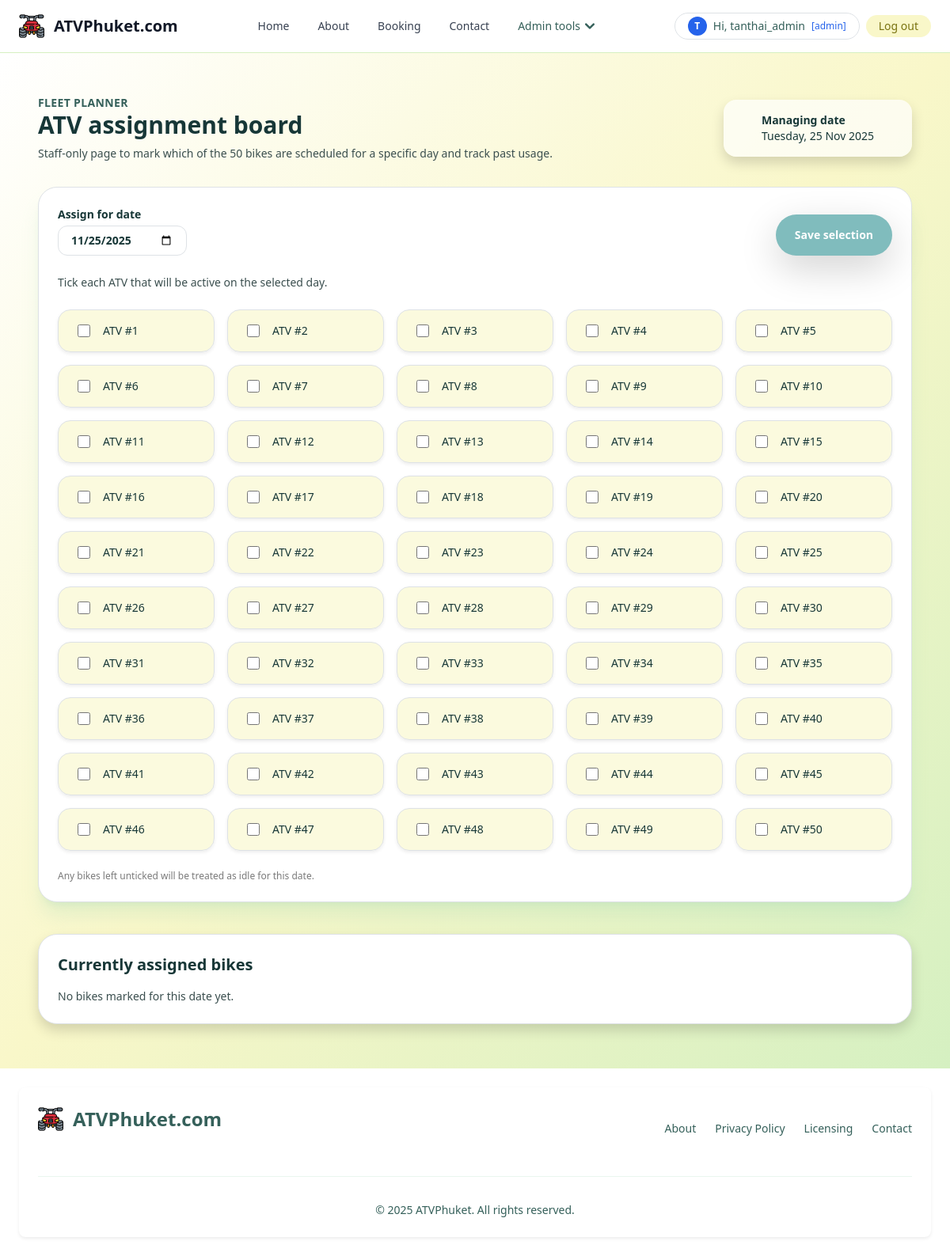
The app's page /fleet/bikes/ (signed in), older data.
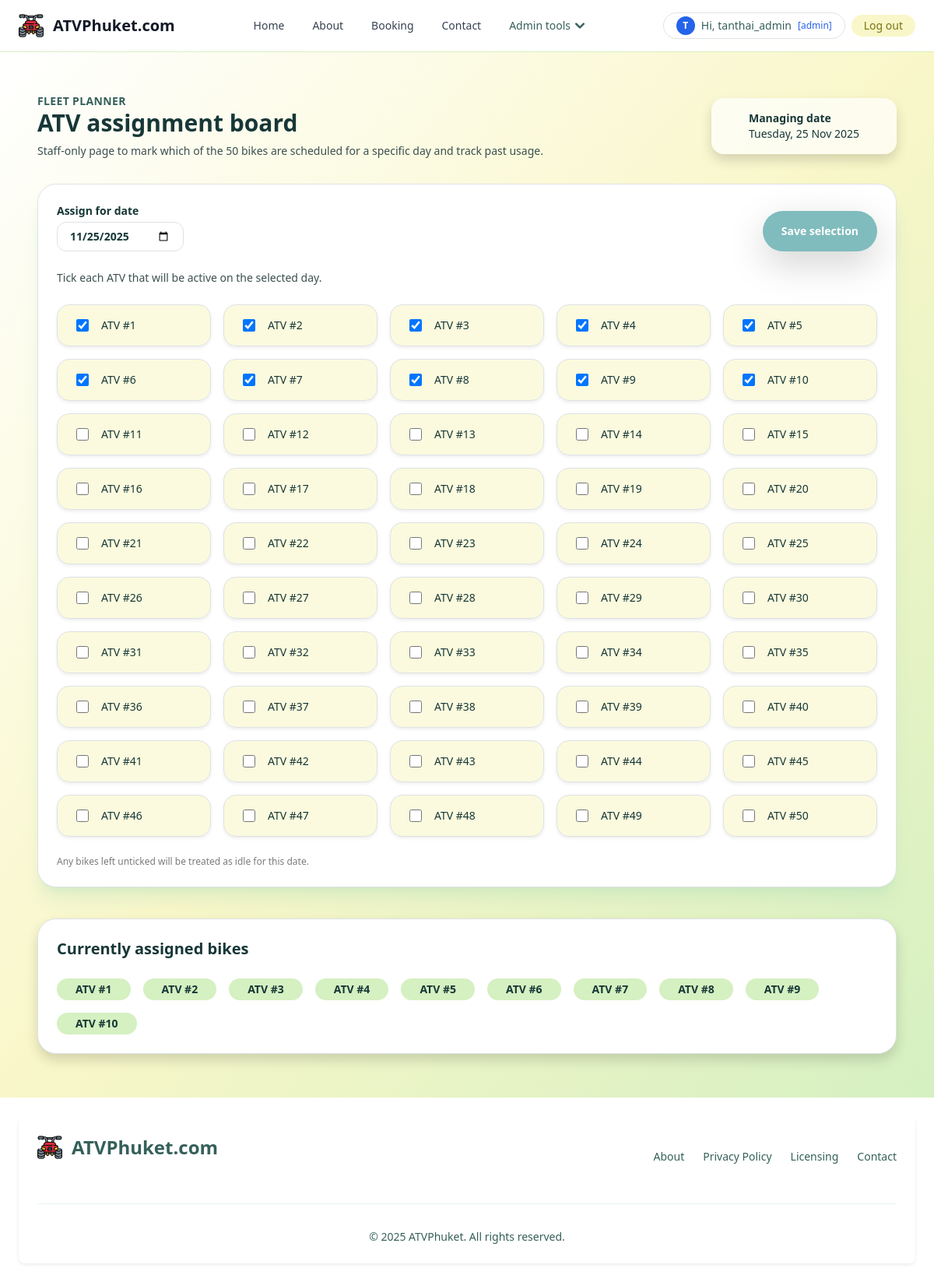
The same page, newer data.
### myapp/models.py (models this page shows, shortened)
class Bike(models.Model):
    number = models.PositiveIntegerField(unique=True)
    nickname = models.CharField(max_length=80, blank=True)
    class Meta:
        ordering = ["number"]

class BikeAssignment(models.Model):
    bike = models.ForeignKey(Bike, on_delete=models.CASCADE, related_name="assignments")
    date = models.DateField()
    note = models.CharField(max_length=200, blank=True)
    assigned_by = models.ForeignKey(User, on_delete=models.CASCADE, related_name="bike_assignments")
    created_at = models.DateTimeField(auto_now_add=True)
    updated_at = models.DateTimeField(auto_now=True)
    class Meta:
        unique_together = ("bike", "date")
        ordering = ["-date", "bike__number"]

### myapp/views.py (the view, shortened to what this page needs)
# urls.py: path('fleet/bikes/', views.bike_usage_dashboard, name='bike-usage-page'),
@login_required
def bike_usage_dashboard(request: HttpRequest) -> HttpResponse:
    if not (request.user.is_staff or request.user.is_superuser):
        return HttpResponseForbidden("Staff access only")
    bikes = list(Bike.objects.order_by("number"))
    def parse_date(value: str | None):
        if not value:
            return timezone.localdate()
        try:
            return datetime.strptime(value, "%Y-%m-%d").date()
        except (TypeError, ValueError):
            return timezone.localdate()
    manage_date_str = request.GET.get("manage_date")
    manage_date = parse_date(manage_date_str)
    assignments_for_date = (
        BikeAssignment.objects.filter(date=manage_date)
        .select_related("bike", "assigned_by")
        .order_by("bike__number")
    )
    selected_ids = {assignment.bike_id for assignment in assignments_for_date}
    context = {
        "bikes": bikes,
        "manage_date": manage_date,
        "selected_ids": selected_ids,
        "assignments_for_date": assignments_for_date,
    }
    return render(request, "myapp/bike_usage.html", context)

### myapp/template/myapp/bike_usage.html (shortened to what this page needs)
{% extends 'myapp/base.html' %}
{% load static %}
{% block content %}
<script src="https://cdn.tailwindcss.com"></script>
<section class="bg-gradient-to-br from-white via-[#F9F7C9] to-[#D5F0C1]">
  <div class="mx-auto max-w-6xl px-4 py-14 sm:px-6 lg:px-8">
    <div class="flex flex-col gap-4 md:flex-row md:items-center md:justify-between">
      <div>
        <p class="text-sm font-semibold uppercase tracking-wide text-[#35605A]">Fleet planner</p>
        <h1 class="text-3xl font-bold text-[#173737]">ATV assignment board</h1>
        <p class="mt-2 text-sm text-[#3B4F4F]">Staff-only page to mark which of the 50 bikes are scheduled for a specific day and track past usage.</p>
      </div>
      <div class="rounded-2xl bg-white/70 px-5 py-3 text-sm text-[#173737] shadow">
        <p class="font-semibold">Managing date</p>
        <p>{{ manage_date|date:"l, d M Y" }}</p>
      </div>
    </div>
    <form method="post" class="mt-8 rounded-3xl border border-[#AAD9BB] bg-white p-6 shadow-xl shadow-[#AAD9BB]/30">
      <div class="flex flex-col gap-4 sm:flex-row sm:items-end sm:justify-between">
        <label class="flex flex-col text-sm font-semibold text-[#173737]">
          Assign for date
          <input type="date" name="assign_date" value="{{ manage_date|date:'Y-m-d' }}" class="mt-1 rounded-xl border border-[#D5F0C1] px-3 py-2 focus:border-[#80BCBD] focus:outline-none focus:ring-2 focus:ring-[#80BCBD]" required>
        </label>
        <button type="submit" class="inline-flex items-center justify-center rounded-full bg-[#80BCBD] px-6 py-3 text-sm font-semibold text-white shadow-lg shadow-[#80BCBD]/40 transition hover:bg-[#6AA4A5]">Save selection</button>
      </div>
      <p class="mt-4 text-sm text-[#3B4F4F]">Tick each ATV that will be active on the selected day.</p>
      <div class="mt-6 grid gap-3 sm:grid-cols-2 md:grid-cols-3 lg:grid-cols-5">
        {% for bike in bikes %}
        <label class="flex items-center gap-3 rounded-2xl border border-[#D5F0C1] bg-[#F9F7C9]/60 px-4 py-3 text-sm font-medium text-[#173737] shadow-sm">
          <input type="checkbox" name="bikes" value="{{ bike.id }}" class="h-4 w-4 rounded border-[#80BCBD] text-[#80BCBD] focus:ring-[#80BCBD]" {% if bike.id in selected_ids %}checked{% endif %}>
          ATV #{{ bike.number }}{% if bike.nickname %}<span class="text-xs text-[#4a6666]">({{ bike.nickname }})</span>{% endif %}
        </label>
        {% endfor %}
      </div>
      <p class="mt-4 text-xs text-[#7a7a7a]">Any bikes left unticked will be treated as idle for this date.</p>
    </form>
    <div class="mt-10 rounded-3xl border border-[#AAD9BB] bg-white p-6 shadow">
      <h2 class="text-xl font-bold text-[#173737]">Currently assigned bikes</h2>
      {% if assignments_for_date %}
      <div class="mt-4 flex flex-wrap gap-3">
        {% for assignment in assignments_for_date %}
        <span class="inline-flex items-center rounded-full bg-[#D5F0C1] px-4 py-1 text-sm font-semibold text-[#173737]">ATV #{{ assignment.bike.number }}</span>
        {% endfor %}
      </div>
      {% else %}
      <p class="mt-3 text-sm text-[#3B4F4F]">No bikes marked for this date yet.</p>
      {% endif %}
    </div>
  </div>
</section>
{% endblock content %}

Row changes from the older to the newer data that the page shows:
computed for Bike (number 1 of 50 on the later page): bikes "☐" → "☑"
computed for Bike (number 2 of 50 on the later page): bikes "☐" → "☑"
computed for Bike (number 3 of 50 on the later page): bikes "☐" → "☑"
computed for Bike (number 4 of 50 on the later page): bikes "☐" → "☑"
computed for Bike (number 5 of 50 on the later page): bikes "☐" → "☑"
computed for Bike (number 6 of 50 on the later page): bikes "☐" → "☑"
computed for Bike (number 7 of 50 on the later page): bikes "☐" → "☑"
computed for Bike (number 8 of 50 on the later page): bikes "☐" → "☑"
computed for Bike (number 9 of 50 on the later page): bikes "☐" → "☑"
computed for Bike (number 10 of 50 on the later page): bikes "☐" → "☑"
added BikeAssignment: bike.number "1"
added BikeAssignment: bike.number "2"
added BikeAssignment: bike.number "3"
added BikeAssignment: bike.number "4"
added BikeAssignment: bike.number "5"
added BikeAssignment: bike.number "6"
added BikeAssignment: bike.number "7"
added BikeAssignment: bike.number "8"
added BikeAssignment: bike.number "9"
added BikeAssignment: bike.number "10"
Text that changed along with them:
text no longer shown: "No bikes marked for this date yet."
